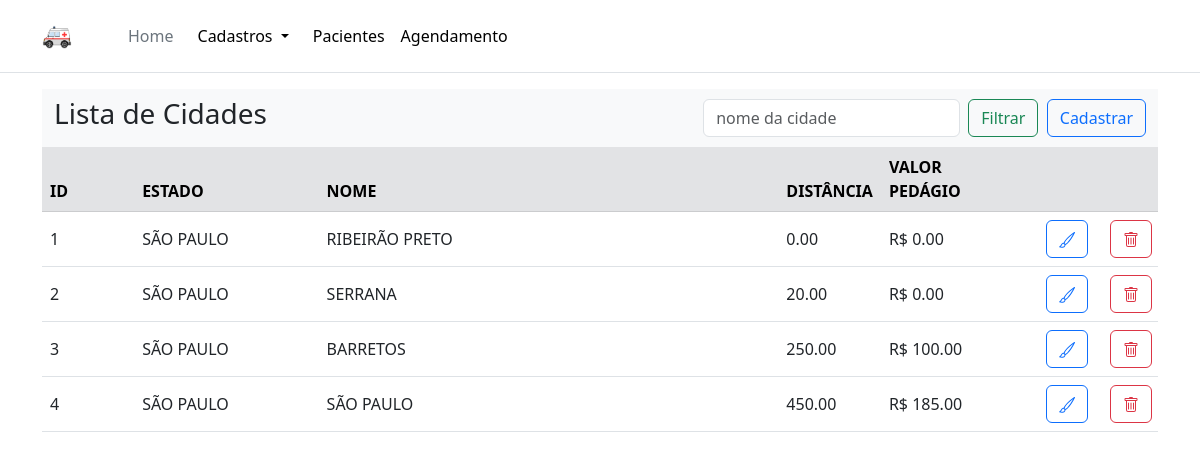
The app's page /cidades with its own data.
### app.py (models this page shows, shortened)
class Cidade (Base):
    __tablename__ = "CIDADE"
    cidade_id = Column(INTEGER, primary_key=True)
    estado_id = Column(INTEGER, nullable=False)
    nome = Column(TEXT(250), nullable=False)
    distancia_km = Column(NUMERIC(10,2), nullable=False)
    valor_pedagio = Column(NUMERIC(10,2), nullable=False)

### app.py (the view)
@app.route("/cidades")
def cidades():
    sql = session.query(Cidade, Estado).join(Estado, Cidade.estado_id == Estado.estado_id).all()
    return render_template('cidades.html', results=sql)

### templates/cidades.html (shortened to what this page needs)
{% extends 'base.html' %}
{% block content %}
    <nav class="navbar navbar-expand-lg bg-body-tertiary">
        <div class="container-fluid">
        <div class="collapse navbar-collapse" id="navbarSupportedContent">
            <h3>Lista de Cidades</h3>
            <form class="d-flex" role="search">
            <input class="form-control me-2" type="search" placeholder="nome da cidade" aria-label="Search">
            <button class="btn btn-outline-success" type="submit">Filtrar</button>
            </form>
            <a class="btn btn-outline-primary d-inline-flex align-items-center" href="/estados/novo" role="button">Cadastrar</a>
        </div>
        </div>
    </nav>
    <table class="table table-hover">
        <thead>
            <tr class="table-secondary">
                <th class="col-1">ID</th>
                <th class="col-2">ESTADO</th>
                <th class="col-5">NOME</th>
                <th class="col-1">DISTÂNCIA</th>
                <th class="col-1">VALOR PEDÁGIO</th>
                <th class="col-2"></th>
        </thead>
        <tbody>
        {% for result in results %}
        <tr>
            <td class="col-1 align-middle">{{ result.Cidade.cidade_id }}</td>
            <td class="col-2 align-middle">{{ result.Estado.nome }}</td>
            <td class="col-5 align-middle">{{ result.Cidade.nome }}</td>
            <td class="col-1 align-middle">{{ result.Cidade.distancia_km }}</td>
            <td class="col-1 align-middle">R$ {{result.Cidade.valor_pedagio }}</td>
            <td class="col-1 align-middle">
                <div class="row buttons justify-content-end">
                    <div class="col-2">
                        <a class="btn btn-outline-primary" href="/estados/editar/{{result.Cidade.cidade_id}}">
                        </a>
                    </div>
                    <div class="col-2"></div>
                    <div class="col-2">
                        <button type="button" class="btn btn-outline-danger" data-bs-toggle="modal" data-bs-target="#staticBackdrop">
                        </button>
                    </div>
                    <div class="col-2"></div>
                </div>
            </td>
        </tr>
        {% endfor %}
        </tbody>
    </table>
{% endblock %}

### records on screen
Cidade: Cidade.cidade_id "1", Estado.nome "SÃO PAULO", Cidade.nome "RIBEIRÃO PRETO", Cidade.distancia_km "0.00", Cidade.valor_pedagio "0.00"
Cidade: Cidade.cidade_id "2", Estado.nome "SÃO PAULO", Cidade.nome "SERRANA", Cidade.distancia_km "20.00", Cidade.valor_pedagio "0.00"
Cidade: Cidade.cidade_id "3", Estado.nome "SÃO PAULO", Cidade.nome "BARRETOS", Cidade.distancia_km "250.00", Cidade.valor_pedagio "100.00"
Cidade: Cidade.cidade_id "4", Estado.nome "SÃO PAULO", Cidade.nome "SÃO PAULO", Cidade.distancia_km "450.00", Cidade.valor_pedagio "185.00"
